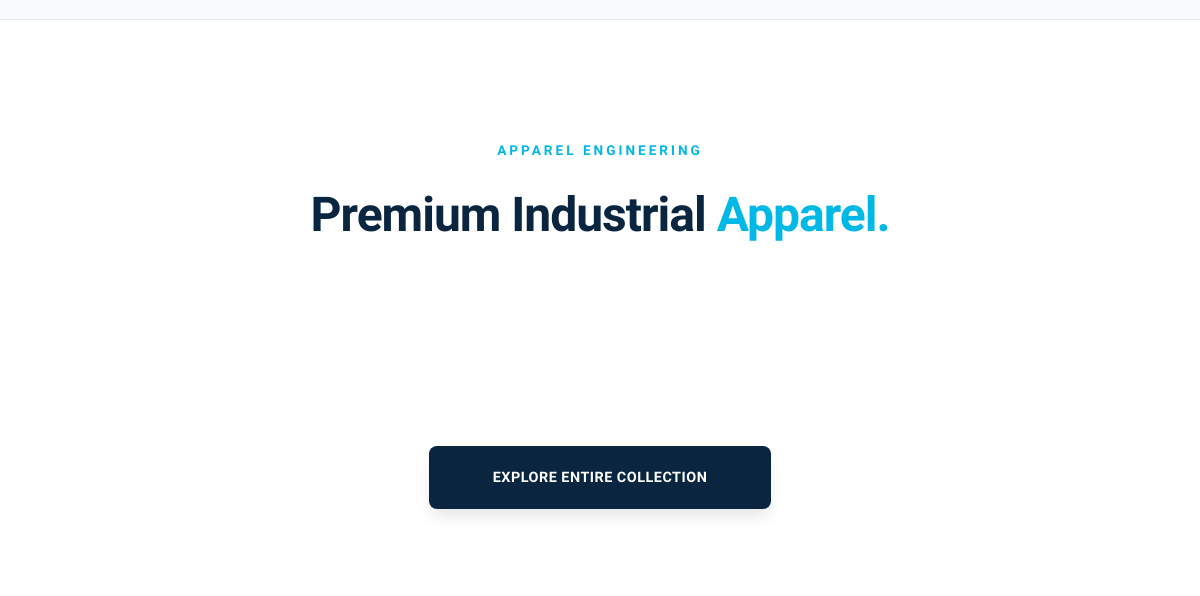
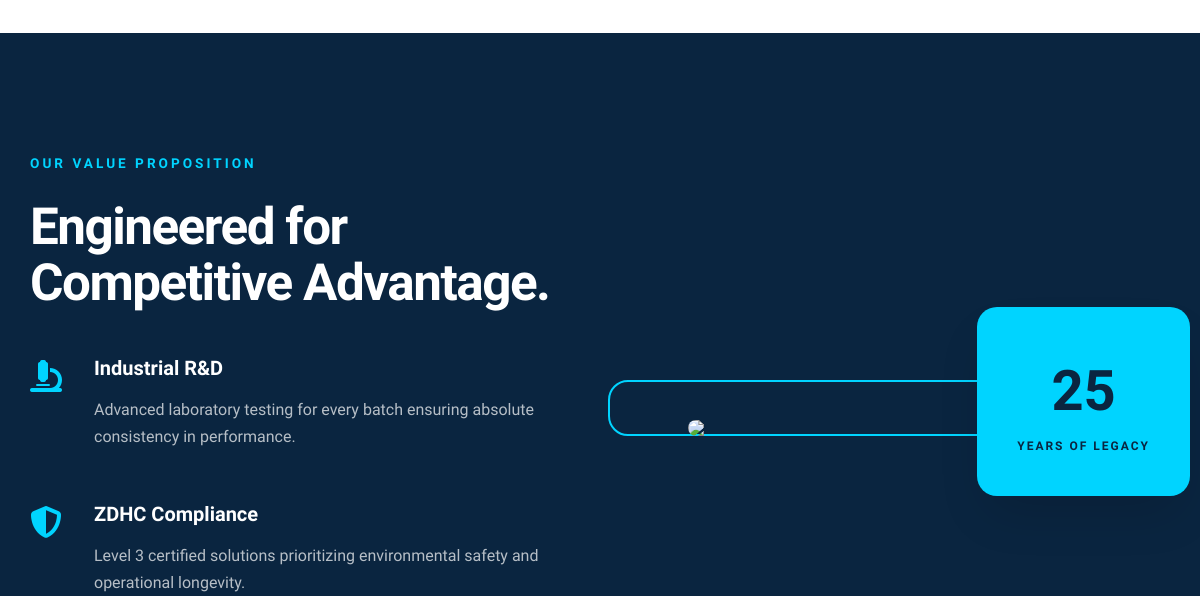
The app's page / (middle part), older data (2 pictures, top to bottom).
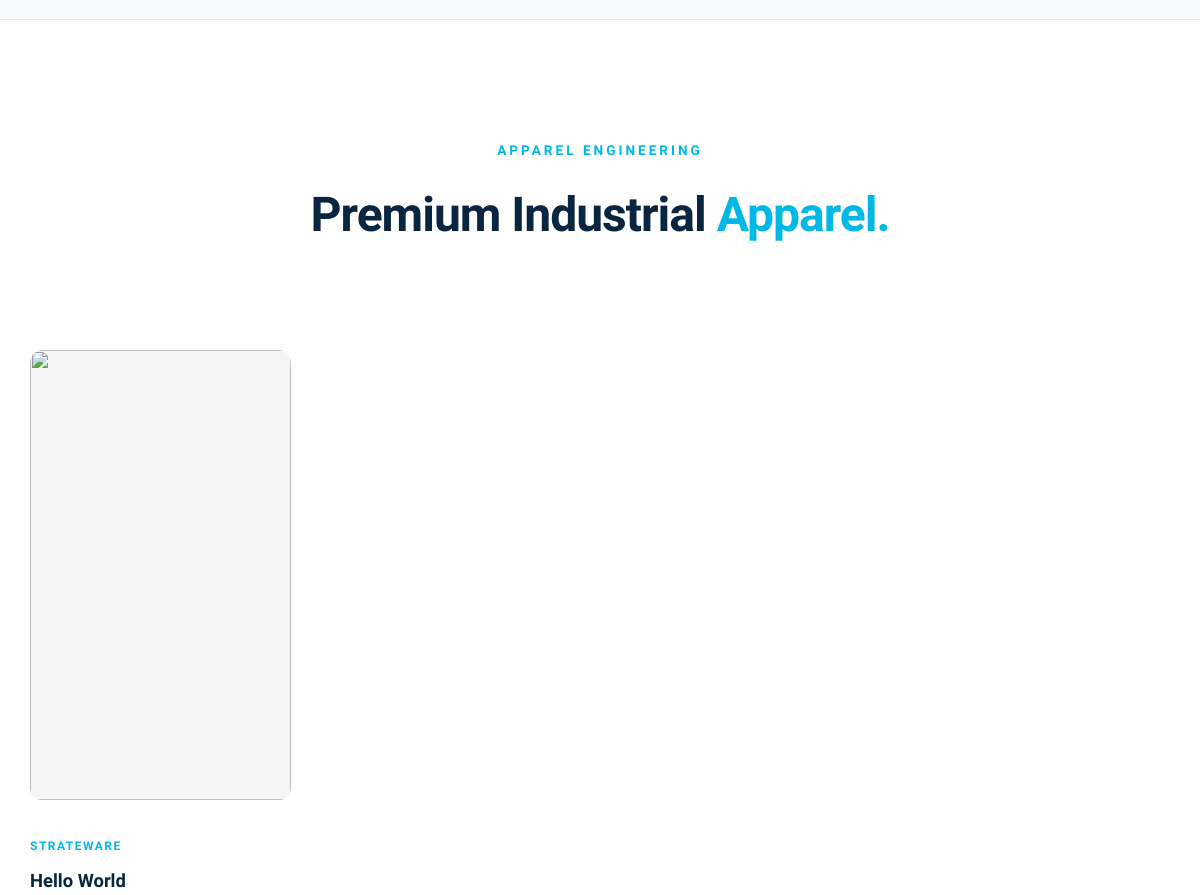
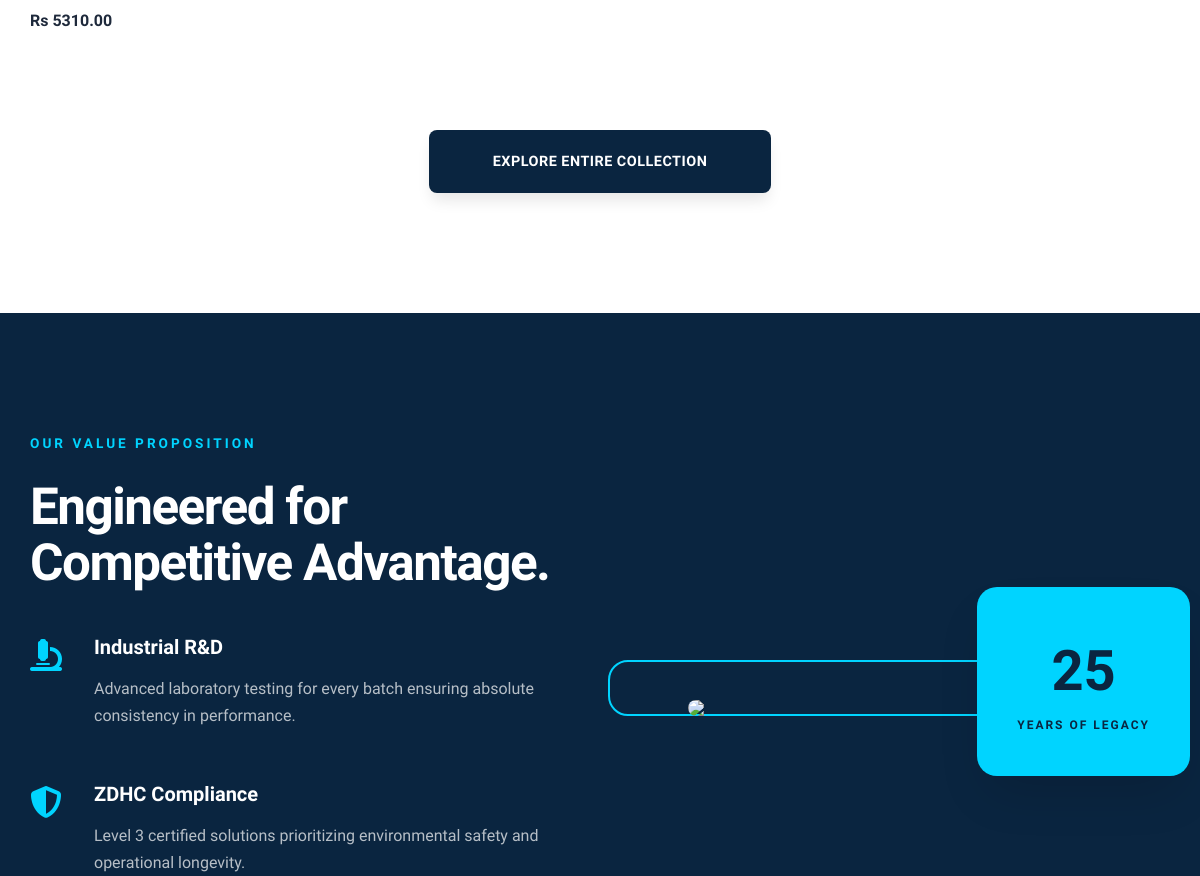
The same page, newer data (2 pictures, top to bottom).
### clothing/models.py (models this page shows, shortened)
class ClothingProduct(SEOModel):
    category = models.ForeignKey(ClothingCategory, related_name='products', on_delete=models.CASCADE)
    name = models.CharField(max_length=255)
    slug = models.SlugField(unique=True, blank=True)
    image = models.ImageField(upload_to='clothing/products/', help_text="Main Image (Recommended: 3:4 ratio, e.g., 800x1066px)")
    hover_image = models.ImageField(upload_to='clothing/products/', blank=True, null=True, help_text="Hover Image / 2nd View")
    image_3 = models.ImageField(upload_to='clothing/products/', blank=True, null=True)
    image_4 = models.ImageField(upload_to='clothing/products/', blank=True, null=True)
    image_5 = models.ImageField(upload_to='clothing/products/', blank=True, null=True)
    image_6 = models.ImageField(upload_to='clothing/products/', blank=True, null=True)
    short_description = models.TextField(help_text="Shown in listing")
    full_description = models.TextField()
    material = models.CharField(max_length=255, blank=True)
    features = models.TextField(blank=True, help_text="Bullet points")
    price = models.DecimalField(max_digits=10, decimal_places=2)
    discount_price = models.DecimalField(max_digits=10, decimal_places=2, null=True, blank=True)
    sizes = models.ManyToManyField(Size, blank=True)
    colors = models.ManyToManyField(Color, blank=True)
    is_available = models.BooleanField(default=True)
    is_active = models.BooleanField(default=True)
    created_at = models.DateTimeField(auto_now_add=True)
    updated_at = models.DateTimeField(auto_now=True)
    def get_absolute_url(self):
        return reverse('clothing:product_detail', args=[self.slug])

class ClothingCategory(SEOModel):
    name = models.CharField(max_length=255)
    slug = models.SlugField(unique=True, blank=True)
    image = models.ImageField(upload_to='clothing/categories/', blank=True, null=True)
    description = models.TextField(blank=True)
    class Meta:
        verbose_name_plural = 'Clothing Categories'

### core/views.py (the view)
# urls.py: path('', views.home, name='home'),
def home(request):
    categories = Category.objects.all()[:6]
    clothing_categories = ClothingCategory.objects.all()[:4]
    featured_products = Product.objects.filter(is_active=True)[:4]
    featured_clothing = ClothingProduct.objects.filter(is_active=True)[:4]
    latest_posts = BlogPost.objects.filter(is_published=True).order_by('-created_at')[:3]
    return render(request, 'core/home.html', {
        'categories': categories,
        'clothing_categories': clothing_categories,
        'featured_products': featured_products,
        'featured_clothing': featured_clothing,
        'latest_posts': latest_posts
    })

### core/context_processors.py (called while the page is built)
def nasim_global_context(request):
    cart = QuoteCart(request)
    return {
        'cart_count': len(cart),
        'company_name': 'Nasim and Sons',
        'meta_site_domain': 'nasimandsons.com'
    }

### inquiries/cart.py (called while the page is built)
    def __len__(self):
        return sum(item['quantity'] for item in self.cart.values())

### templates/core/home.html (shortened to what the changed rows need)
{% extends 'base.html' %}
{% load static %}
{% block content %}
<section class="section" style="background: var(--bg-white); border-top: 1px solid var(--border); padding: 120px 0;">
    <div class="container">
        <div style="text-align: center; margin-bottom: 6rem;" data-aos="fade-up">
            <h2 style="font-size: 3rem; letter-spacing: -1px;">Premium Industrial <span style="color: var(--accent-dark);">Apparel.</span></h2>
        </div>
        <div class="grid grid-4">
            {% for item in featured_clothing %}
            <div class="card clothing-home-card" data-aos="fade-up" data-aos-delay="{{ forloop.counter|add:100 }}" style="border: none; box-shadow: none; background: transparent;">
                <a href="{{ item.get_absolute_url }}" style="display: block;">
                    <div style="height: 450px; overflow: hidden; position: relative; border-radius: 12px; margin-bottom: 2rem; background: #f5f5f5;">
                    </div>
                </a>
                <div style="text-align: left;">
                    <span style="font-size: 0.75rem; color: var(--accent-dark); font-weight: 800; text-transform: uppercase; letter-spacing: 1.5px;">{{ item.category.name }}</span>
                    <h4 style="font-size: 1.15rem; margin: 0.5rem 0; color: var(--primary);">{{ item.name }}</h4>
                    <p style="color: var(--text-main); font-weight: 700; font-size: 1rem;">Rs {{ item.price }}</p>
                </div>
            </div>
            {% endfor %}
        </div>
    </div>
</section>
<section class="section" style="background-color: var(--primary); color: white; padding: 120px 0; overflow: hidden; position: relative;">
    <div class="container" style="position: relative; z-index: 2;">
        <div class="grid grid-2" style="align-items: center; gap: 6rem;">
            <div data-aos="fade-right">
                <h2 style="color: white; font-size: 3.2rem; margin-bottom: 2.5rem; letter-spacing: -1.5px; line-height: 1.1;">Engineered for Competitive Advantage.</h2>
            </div>
            <div style="position: relative;" data-aos="fade-left">
                <div class="legacy-badge">
                    <h2 style="margin-bottom: 0; font-size: 3.5rem; color: var(--primary);">25</h2>
                </div>
            </div>
        </div>
    </div>
</section>
{% endblock %}

Row changes from the older to the newer data that the page shows:
added ClothingProduct: category.name "STRATEWARE", name "Hello World", price "5310.00"
